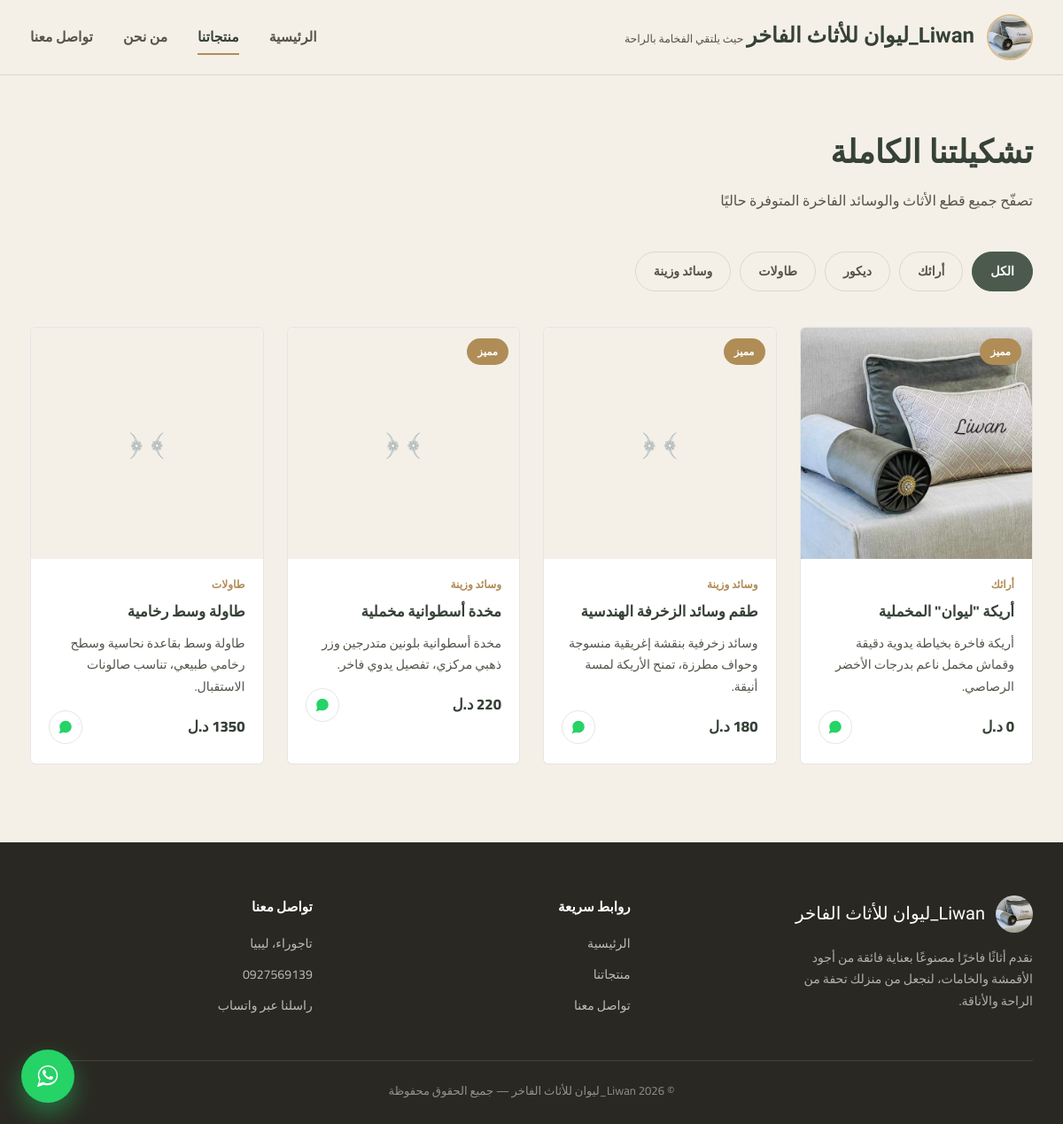
Page /products on the committed database.
### tables this page shows
CREATE TABLE settings (
    id INTEGER PRIMARY KEY CHECK (id = 1),
    site_name TEXT NOT NULL DEFAULT 'ليفان للأثاث الفاخر',
    tagline TEXT NOT NULL DEFAULT 'حيث يلتقي الفخامة بالراحة',
    logo_path TEXT NOT NULL DEFAULT 'images/logo.jpg',
    phone TEXT NOT NULL DEFAULT '0927569139',
    whatsapp_number TEXT NOT NULL DEFAULT '218927569139',
    address TEXT NOT NULL DEFAULT 'طرابلس، ليبيا',
    about_text TEXT NOT NULL DEFAULT 'نقدم أثاثًا فاخرًا مصنوعًا بعناية فائقة من أجود الأقمشة والخامات، لنجعل من منزلك تحفة من الراحة والأناقة.',
    facebook_url TEXT DEFAULT '',
    instagram_url TEXT DEFAULT ''
);

CREATE TABLE categories (
    id INTEGER PRIMARY KEY AUTOINCREMENT,
    name TEXT UNIQUE NOT NULL
);

CREATE TABLE products (
    id INTEGER PRIMARY KEY AUTOINCREMENT,
    name TEXT NOT NULL,
    description TEXT DEFAULT '',
    price REAL DEFAULT 0,
    category_id INTEGER,
    image_path TEXT DEFAULT '',
    is_featured INTEGER DEFAULT 0,
    is_active INTEGER DEFAULT 1,
    created_at TEXT DEFAULT (datetime('now')),
    FOREIGN KEY (category_id) REFERENCES categories(id) ON DELETE SET NULL
);

### app.py (the view)
@app.route("/products")
def products():
    conn = db.get_db()
    category_id = request.args.get("category", type=int)
    categories = conn.execute("SELECT * FROM categories ORDER BY name").fetchall()
    base_query = """SELECT products.*, categories.name AS category_name
                    FROM products LEFT JOIN categories ON products.category_id = categories.id
                    WHERE products.is_active = 1"""
    if category_id:
        rows = conn.execute(
            base_query + " AND products.category_id = ? ORDER BY products.created_at DESC",
            (category_id,),
        ).fetchall()
    else:
        rows = conn.execute(base_query + " ORDER BY products.created_at DESC").fetchall()
    return render_template(
        "products.html", products=rows, categories=categories,
        selected_category=category_id
    )

### app.py (called while the page is built)
def get_settings():
    row = db.get_db().execute("SELECT * FROM settings WHERE id = 1").fetchone()
    return row

@app.context_processor
def inject_globals():
    unread = 0
    if session.get("admin_id"):
        unread = db.get_db().execute(
            "SELECT COUNT(*) c FROM messages WHERE is_read = 0"
        ).fetchone()["c"]
    return {"site": get_settings(), "current_year": datetime.now().year, "unread_messages": unread}

### db.py (called while the page is built)
def get_db():
    if "db" not in g:
        g.db = sqlite3.connect(DATABASE)
        g.db.row_factory = sqlite3.Row
        g.db.execute("PRAGMA foreign_keys = ON")
    return g.db

### templates/products.html (shortened to what this page needs)
{% extends "base.html" %}
{% block content %}
<section class="section" style="padding-top:56px;">
  <div class="container">
    <div class="section-head">
      <div>
        <h2>تشكيلتنا الكاملة</h2>
        <p>تصفّح جميع قطع الأثاث والوسائد الفاخرة المتوفرة حاليًا</p>
      </div>
    </div>
    <div class="filter-bar">
      <a href="{{ url_for('products') }}" class="filter-chip {{ 'active' if not selected_category }}">الكل</a>
      {% for c in categories %}
        <a href="{{ url_for('products', category=c.id) }}" class="filter-chip {{ 'active' if selected_category == c.id }}">{{ c.name }}</a>
      {% endfor %}
    </div>
    {% if products %}
    <div class="product-grid wide">
      {% for p in products %}
        {% include "_product_card.html" %}
      {% endfor %}
    </div>
    {% else %}
    <div class="empty-state">
      <div class="glyph">﴾ ﴿</div>
      <p>لا توجد منتجات في هذا التصنيف حاليًا. تابعونا قريبًا لمزيد من الإضافات.</p>
    </div>
    {% endif %}
  </div>
</section>
{% endblock %}

### templates/base.html (shortened to what this page needs)
<!DOCTYPE html>
<html lang="ar" dir="rtl">
<head>
<link rel="stylesheet" href="{{ url_for('static', filename='css/style.css') }}">
</head>
<body>
<header class="site-header">
  <div class="container">
    <a href="{{ url_for('index') }}" class="brand">
      <span class="brand-mark">
        <img src="{{ url_for('static', filename=site.logo_path) }}" alt="{{ site.site_name }}">
      </span>
      <span class="brand-text">
        <span class="name">{{ site.site_name }}</span>
        <span class="tag">{{ site.tagline }}</span>
      </span>
    </a>
    <nav class="main-nav" id="mainNav">
      <a href="{{ url_for('index') }}" class="{{ 'active' if request.endpoint == 'index' }}">الرئيسية</a>
      <a href="{{ url_for('products') }}" class="{{ 'active' if request.endpoint == 'products' }}">منتجاتنا</a>
      <a href="{{ url_for('index') }}#about">من نحن</a>
      <a href="{{ url_for('contact') }}" class="{{ 'active' if request.endpoint == 'contact' }}">تواصل معنا</a>
    </nav>
  </div>
</header>
<main>
  {% block content %}{% endblock %}
</main>
<footer class="site-footer">
  <div class="container">
    <div class="footer-grid">
      <div>
        <div class="footer-brand">
          <img src="{{ url_for('static', filename=site.logo_path) }}" alt="{{ site.site_name }}">
          <span class="name">{{ site.site_name }}</span>
        </div>
        <p style="font-size:.88rem; color:rgba(251,249,244,.65); max-width:36ch;">{{ site.about_text }}</p>
      </div>
      <div class="footer-col">
        <h4>روابط سريعة</h4>
        <a href="{{ url_for('index') }}">الرئيسية</a>
        <a href="{{ url_for('products') }}">منتجاتنا</a>
        <a href="{{ url_for('contact') }}">تواصل معنا</a>
      </div>
      <div class="footer-col">
        <h4>تواصل معنا</h4>
        <span>{{ site.address }}</span>
        <span dir="ltr" style="text-align:right;">{{ site.phone }}</span>
        <a href="https://wa.me/{{ site.whatsapp_number }}" target="_blank" rel="noopener">راسلنا عبر واتساب</a>
      </div>
    </div>
    <div class="footer-bottom">
      &copy; {{ current_year }} {{ site.site_name }} — جميع الحقوق محفوظة
    </div>
  </div>
</footer>
<a class="wa-float" href="https://wa.me/{{ site.whatsapp_number }}" target="_blank" rel="noopener" aria-label="تواصل عبر واتساب">
</a>
</body>
</html>

### templates/_product_card.html
<div class="product-card">
  <div class="product-thumb">
    {% if p.is_featured %}<span class="badge-featured">مميز</span>{% endif %}
    {% if p.image_path %}
      <img src="{{ url_for('static', filename=p.image_path) }}" alt="{{ p.name }}" loading="lazy">
    {% else %}
      <span class="placeholder">﴾ ﴿</span>
    {% endif %}
  </div>
  <div class="product-body">
    {% if p.category_name is defined and p.category_name %}<div class="product-cat">{{ p.category_name }}</div>{% endif %}
    <h3>{{ p.name }}</h3>
    <p class="desc">{{ p.description }}</p>
    <div class="product-foot">
      <span class="price">{{ "%.0f"|format(p.price) }} د.ل</span>
      <a class="icon-link" href="https://wa.me/{{ site.whatsapp_number }}?text=مرحبًا، أرغب بالاستفسار عن: {{ p.name }}" target="_blank" rel="noopener" aria-label="استفسار عبر واتساب">
        <svg width="18" height="18" viewBox="0 0 32 32" fill="currentColor" xmlns="http://www.w3.org/2000/svg">
          <path d="M16.02 3C9.4 3 4.03 8.37 4.03 15c0 2.2.6 4.26 1.63 6.03L3 29l8.15-2.6A11.9 11.9 0 0 0 16.02 27C22.64 27 28 21.63 28 15S22.64 3 16.02 3Z"/>
        </svg>
      </a>
    </div>
  </div>
</div>

### rows in the picture
settings: logo_path (picture), site_name "Liwan_ليوان للأثاث الفاخر", tagline "حيث يلتقي الفخامة بالراحة", about_text "نقدم أثاثًا فاخرًا مصنوعًا بعناية فائقة من أجود الأقمشة والخامات، لنجعل من منزلك تحفة من الراحة والأناقة.", address "تاجوراء، ليبيا", phone "0927569139"
categories: name "أرائك"
categories: name "ديكور"
categories: name "طاولات"
categories: name "وسائد وزينة"
products: is_featured "مميز", image_path (picture), category_name "أرائك", name "أريكة \"ليوان\" المخملية", description "أريكة فاخرة بخياطة يدوية دقيقة وقماش مخمل ناعم بدرجات الأخضر الرصاصي."
products: is_featured "مميز", category_name "وسائد وزينة", name "طقم وسائد الزخرفة الهندسية", description "وسائد زخرفية بنقشة إغريقية منسوجة وحواف مطرزة، تمنح الأريكة لمسة أنيقة.", price "180"
products: is_featured "مميز", category_name "وسائد وزينة", name "مخدة أسطوانية مخملية", description "مخدة أسطوانية بلونين متدرجين وزر ذهبي مركزي، تفصيل يدوي فاخر.", price "220"
products: category_name "طاولات", name "طاولة وسط رخامية", description "طاولة وسط بقاعدة نحاسية وسطح رخامي طبيعي، تناسب صالونات الاستقبال.", price "1350"
